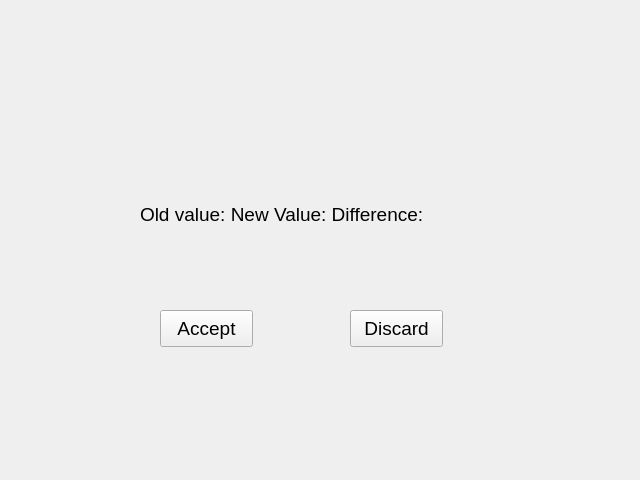
<?xml version="1.0" encoding="UTF-8"?>
<ui version="4.0">
 <class>Form</class>
 <widget class="QWidget" name="Form">
  <property name="geometry">
   <rect>
    <x>0</x>
    <y>0</y>
    <width>640</width>
    <height>480</height>
   </rect>
  </property>
  <property name="windowTitle">
   <string>Form</string>
  </property>
  <widget class="QLabel" name="label_results">
   <property name="geometry">
    <rect>
     <x>140</x>
     <y>200</y>
     <width>342</width>
     <height>28</height>
    </rect>
   </property>
   <property name="font">
    <font>
     <pointsize>14</pointsize>
    </font>
   </property>
   <property name="text">
    <string>Old value: New Value: Difference:</string>
   </property>
  </widget>
  <widget class="QPushButton" name="acceptButton">
   <property name="enabled">
    <bool>true</bool>
   </property>
   <property name="geometry">
    <rect>
     <x>160</x>
     <y>310</y>
     <width>93</width>
     <height>37</height>
    </rect>
   </property>
   <property name="font">
    <font>
     <pointsize>14</pointsize>
    </font>
   </property>
   <property name="text">
    <string>Accept</string>
   </property>
  </widget>
  <widget class="QPushButton" name="discardButton">
   <property name="enabled">
    <bool>true</bool>
   </property>
   <property name="geometry">
    <rect>
     <x>350</x>
     <y>310</y>
     <width>93</width>
     <height>37</height>
    </rect>
   </property>
   <property name="font">
    <font>
     <pointsize>14</pointsize>
    </font>
   </property>
   <property name="text">
    <string>Discard</string>
   </property>
  </widget>
 </widget>
 <resources/>
 <connections/>
</ui>
